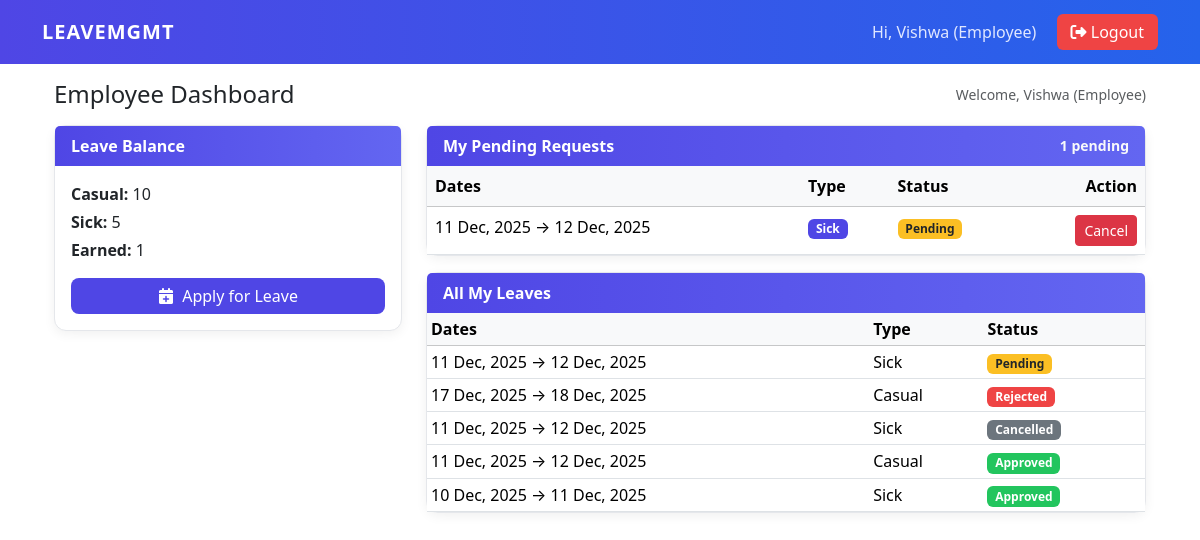
Screenshot of / (signed in) with the database file from the repository.
### Leave_Management/models.py (models this page shows, shortened)
class Profile(models.Model):
    ROLE_CHOICES = (
        ('EMP', 'Employee'),
        ('MGR', 'Manager'),
    )
    user = models.OneToOneField(User, on_delete=models.CASCADE, related_name='profile')
    role = models.CharField(max_length=3, choices=ROLE_CHOICES, default='EMP')
    manager = models.ForeignKey(User, on_delete=models.SET_NULL, null=True, blank=True, related_name='team_members')

class LeaveBalance(models.Model):
    user = models.OneToOneField(User, on_delete=models.CASCADE)
    casual = models.IntegerField(default=12)
    sick = models.IntegerField(default=8)
    earned = models.IntegerField(default=0)

class LeaveApplication(models.Model):
    LEAVE_TYPE = (
        ('CAS', 'Casual'),
        ('SIC', 'Sick'),
        ('EAR', 'Earned'),
    )
    STATUS = (
        ('PEN', 'Pending'),
        ('APP', 'Approved'),
        ('REJ', 'Rejected'),
        ('CAN', 'Cancelled'),
    )
    user = models.ForeignKey(User, on_delete=models.CASCADE)
    leave_type = models.CharField(max_length=3, choices=LEAVE_TYPE)
    start_date = models.DateField()
    end_date = models.DateField()
    reason = models.TextField(blank=True)
    status = models.CharField(max_length=3, choices=STATUS, default='PEN')
    manager_comments = models.TextField(blank=True)
    applied_at = models.DateTimeField(auto_now_add=True)
    updated_at = models.DateTimeField(auto_now=True)

### Leave_Management/views.py (the view, shortened to what this page needs)
# urls.py: path('', views.dashboard, name='dashboard'),
@login_required
def dashboard(request):
    profile = getattr(request.user, 'profile', None)
    balance, _ = LeaveBalance.objects.get_or_create(user=request.user)
    my_leaves = LeaveApplication.objects.filter(user=request.user).order_by('-applied_at')
    pending = my_leaves.filter(status='PEN')
    context = {
        'is_manager': False,
        'balance': balance,
        'my_leaves': my_leaves,
        'pending': pending,
    }
    return render(request, 'leaves/employee_dashboard.html', context)

### Leave_Management/templates/leaves/employee_dashboard.html (shortened to what this page needs)
{% extends "base.html" %}
{% block content %}
<div class="container">
  <div class="d-flex justify-content-between align-items-center mb-3">
    <h4 class="mb-0">Employee Dashboard</h4>
    <small class="text-muted">Welcome, {{ user.username|title }} ({{ user.profile.get_role_display }})</small>
  </div>
  <div class="row g-4">
    <div class="col-lg-4">
      <div class="card">
        <div class="card-header">
          Leave Balance
        </div>
        <div class="card-body">
          <p class="mb-1"><strong>Casual:</strong> {{ balance.casual }}</p>
          <p class="mb-1"><strong>Sick:</strong> {{ balance.sick }}</p>
          <p class="mb-1"><strong>Earned:</strong> {{ balance.earned }}</p>
          <div class="mt-3">
            <a class="btn btn-primary w-100" href="{% url 'apply_leave' %}">
              <i class="fa fa-calendar-plus me-1"></i> Apply for Leave
            </a>
          </div>
        </div>
      </div>
    </div>
    <div class="col-lg-8">
      <div class="card mb-3">
        <div class="card-header d-flex justify-content-between align-items-center">
          My Pending Requests
          <small class="text-light">{{ pending|length }} pending</small>
        </div>
        <div class="card-body p-0">
          <div class="table-responsive">
            <table class="table table-hover mb-0">
              <thead class="table-light">
                <tr>
                  <th>Dates</th>
                  <th>Type</th>
                  <th>Status</th>
                  <th class="text-end">Action</th>
                </tr>
              </thead>
              <tbody>
                {% for l in pending %}
                <tr>
                  <td>
                    {{ l.start_date|date:"d M, Y" }} → {{ l.end_date|date:"d M, Y" }}
                  </td>
                  <td>
                    <span class="badge bg-primary">{{ l.get_leave_type_display }}</span>
                  </td>
                  <td>
                    {% if l.status == 'PEN' %}
                      <span class="badge bg-warning text-dark">Pending</span>
                    {% elif l.status == 'APP' %}
                      <span class="badge bg-success">Approved</span>
                    {% elif l.status == 'REJ' %}
                      <span class="badge bg-danger">Rejected</span>
                    {% endif %}
                  </td>
                  <td class="text-end">
                    <a class="btn btn-sm btn-danger" href="{% url 'cancel_leave' l.pk %}">
                      Cancel
                    </a>
                  </td>
                </tr>
                {% empty %}
                <tr>
                  <td colspan="4" class="text-center py-3 text-muted">No pending requests</td>
                </tr>
                {% endfor %}
              </tbody>
            </table>
          </div>
        </div>
      </div>
      <div class="card">
        <div class="card-header">
          All My Leaves
        </div>
        <div class="card-body p-0">
          <div class="table-responsive">
            <table class="table table-sm mb-0">
              <thead class="table-light">
                <tr>
                  <th>Dates</th>
                  <th>Type</th>
                  <th>Status</th>
                </tr>
              </thead>
              <tbody>
                {% for l in my_leaves %}
                <tr>
                  <td>{{ l.start_date|date:"d M, Y" }} → {{ l.end_date|date:"d M, Y" }}</td>
                  <td>{{ l.get_leave_type_display }}</td>
                  <td>
                    {% if l.status == 'APP' %}
                      <span class="badge bg-success">Approved</span>
                    {% elif l.status == 'REJ' %}
                      <span class="badge bg-danger">Rejected</span>
                    {% elif l.status == 'CAN' %}
                      <span class="badge bg-secondary">Cancelled</span>
                    {% else %}
                      <span class="badge bg-warning text-dark">Pending</span>
                    {% endif %}
                  </td>
                </tr>
                {% empty %}
                <tr>
                  <td colspan="3" class="text-center py-3 text-muted">No leaves yet</td>
                </tr>
                {% endfor %}
              </tbody>
            </table>
          </div>
        </div>
      </div>
    </div>
  </div>
</div>
{% endblock %}

### Leave_Management/templates/base.html (shortened to what this page needs)
<!doctype html>
<html lang="en">
<head>
  <link href="https://cdn.jsdelivr.net/npm/bootstrap@5.3.2/dist/css/bootstrap.min.css" rel="stylesheet">
  <link href="https://cdnjs.cloudflare.com/ajax/libs/font-awesome/6.4.0/css/all.min.css" rel="stylesheet">
</head>
<body>
<nav class="navbar navbar-expand-lg navbar-custom">
  <div class="container">
    <a class="navbar-brand" href="{% url 'dashboard' %}">LEAVEMGMT</a>
    <div class="ms-auto">
      {% if user.is_authenticated %}
        <span class="nav-user">
          Hi, {{ user.username|title }}
          ({{ user.profile.get_role_display }})
        </span>
        <form id="logoutForm" method="post" action="{% url 'logout' %}" style="display:inline;">
          <button type="submit" class="btn-logout">
            <i class="fa fa-sign-out-alt"></i> Logout
          </button>
        </form>
      {% else %}
        <a href="{% url 'login' %}" class="btn-login">
          <i class="fa fa-sign-in-alt"></i> Login
        </a>
      {% endif %}
    </div>
  </div>
</nav>
<div class="container mt-3 mb-5">
  {% block content %}{% endblock %}
</div>
</body>
</html>

### Leave_Management/templates/base.html (style rules this page uses)
.navbar-custom { background: linear-gradient(90deg, #4f46e5, #2563eb); padding: .75rem 1rem; }
.navbar-brand { font-weight:700; font-size:1.25rem; color:#fff !important; letter-spacing:1px; }
.nav-user { color:#e0e7ff; margin-right:1rem; font-weight:500; }
.btn-logout { background:#ef4444; border:none; color:#fff; padding:6px 14px; border-radius:6px; }

### Leave_Management/templates/leaves/employee_dashboard.html (style rules this page uses)
.card { border-radius: 12px; border: 1px solid #e5e7eb; box-shadow: 0 3px 12px rgba(0,0,0,0.06); }
.card-header { background: linear-gradient(90deg, #4f46e5, #6366f1); color: white; border-bottom: none; font-weight: 600; }
.btn-primary, .btn-success { background: #4f46e5 !important; border: none !important; border-radius: 8px; }
.badge.bg-primary { background: #4f46e5 !important; }
.badge.bg-warning { background: #fbbf24 !important; }
.badge.bg-success { background: #22c55e !important; }
.badge.bg-danger { background: #ef4444 !important; }

### rows the page displays
LeaveBalance: casual "10", sick "5", earned "1"
LeaveApplication: start_date "11 Dec, 2025", end_date "12 Dec, 2025", leave_type "Sick", status "Pending"
LeaveApplication: start_date "17 Dec, 2025", end_date "18 Dec, 2025", leave_type "Casual", status "Rejected"
LeaveApplication: start_date "11 Dec, 2025", end_date "12 Dec, 2025", leave_type "Sick", status "Cancelled"
LeaveApplication: start_date "11 Dec, 2025", end_date "12 Dec, 2025", leave_type "Casual", status "Approved"
LeaveApplication: start_date "10 Dec, 2025", end_date "11 Dec, 2025", leave_type "Sick", status "Approved"

### other values shown
{{ user.username|title }} "Vishwa"
{{ user.profile.get_role_display }} "Employee"
{{ pending|length }} "1"
